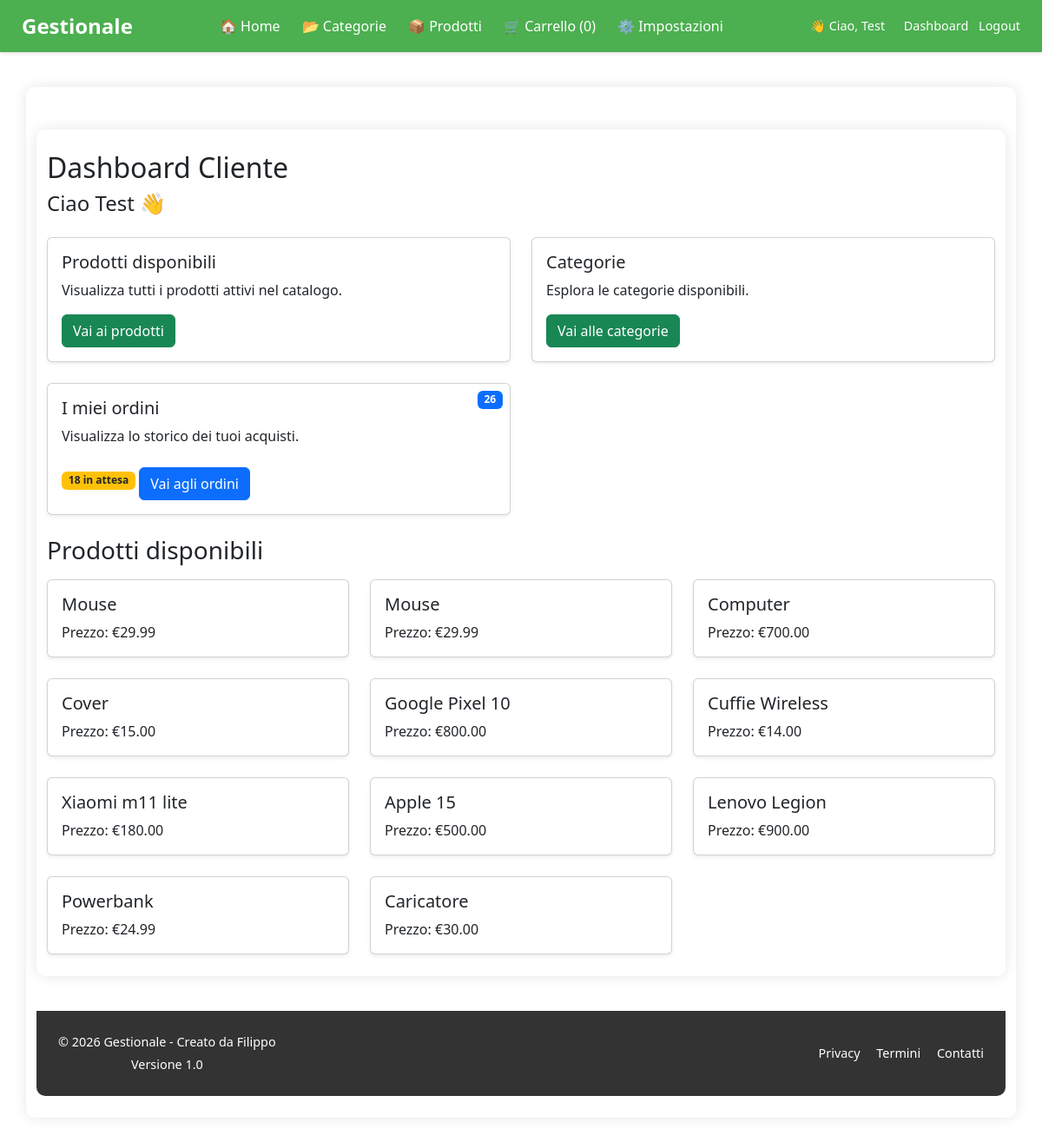
The page /dashboard_cliente (signed in) on the database its author committed.
### app/models.py (models this page shows, shortened)
class User(UserMixin, db.Model):
    id = db.Column(db.Integer, primary_key=True)
    username = db.Column(db.String(80), unique=True, nullable=False)
    email = db.Column(db.String(120), unique=True, nullable=False)
    password_hash = db.Column(db.String(200), nullable=False)
    ruolo = db.Column(db.String(20), nullable=False, default="CLIENTE")  # CLIENTE, FORNITORE, ADMIN
    ragione_sociale = db.Column(db.String(100))
    partita_iva = db.Column(db.String(20))
    telefono = db.Column(db.String(20))
    prodotti = db.relationship(
        'Prodotto',
        secondary=fornitore_prodotto,
        back_populates='fornitori'
    )

class Prodotto(db.Model):
    id = db.Column(db.Integer, primary_key=True)
    codice = db.Column(db.String(50), unique=True, nullable=False)
    nome = db.Column(db.String(200), nullable=False)
    descrizione = db.Column(db.Text)
    prezzo = db.Column(db.Numeric(10, 2), nullable=False)
    quantita = db.Column(db.Integer, default=0)
    attivo = db.Column(db.Boolean, default=True)
    categoria_id = db.Column(db.Integer, db.ForeignKey('categoria.id'), nullable=False)
    fornitori = db.relationship(
        'User',
        secondary=fornitore_prodotto,
        back_populates='prodotti'
    )

### app/routes.py (the view)
@main.route('/dashboard_cliente')
@login_required
@cliente_required
def dashboard_cliente():
    prodotti = Prodotto.query.filter_by(attivo=True).all()
    totale_ordini = Ordine.query.filter_by(cliente_id=current_user.id).count()
    pending_ordini = Ordine.query.filter_by(cliente_id=current_user.id, stato="PENDING").count()
    ultimi_pending = Ordine.query.filter_by(cliente_id=current_user.id, stato="PENDING") \
                                 .order_by(Ordine.data_ordine.desc()) \
                                 .limit(3).all()
    return render_template('dashboard/dashboard_cliente.html', prodotti=prodotti, totale_ordini=totale_ordini, pending_ordini=pending_ordini, ultimi_pending=ultimi_pending)

### app/__init__.py (called while the page is built)
def create_app():
    app = Flask(__name__)
    env = os.getenv('FLASK_ENV', 'development')
    app.config.from_object(config[env])
    stripe.api_key = app.config['STRIPE_SECRET_KEY']
    mail.init_app(app)
    db.init_app(app)
    migrate.init_app(app, db)
    login_manager.init_app(app)
    from app.models import User
    @login_manager.user_loader
    def load_user(user_id):
        return User.query.get(int(user_id))
    from app.auth.routes import auth
    app.register_blueprint(auth)
    from app.webhook import webhook_bp
    app.register_blueprint(webhook_bp)
    from app.routes import main
    app.register_blueprint(main)
    return app

### app/templates/dashboard/dashboard_cliente.html (shortened to what this page needs)
{% extends 'layout/base.html' %}
{% block content %}
<div class="container mt-4">
    <h2 class="mb-2">Dashboard Cliente</h2>
    <h4 class="mb-4">Ciao {{ current_user.username }} 👋</h4>
    <div class="row row-cols-1 row-cols-md-2 g-4 mb-4">
        <div class="col">
            <div class="card h-100 shadow-sm">
                <div class="card-body">
                    <h5 class="card-title">Prodotti disponibili</h5>
                    <p class="card-text">Visualizza tutti i prodotti attivi nel catalogo.</p>
                    <a href="{{ url_for('main.prodotti') }}" class="btn btn-success">Vai ai prodotti</a>
                </div>
            </div>
        </div>
        <div class="col">
            <div class="card h-100 shadow-sm">
                <div class="card-body">
                    <h5 class="card-title">Categorie</h5>
                    <p class="card-text">Esplora le categorie disponibili.</p>
                    <a href="{{ url_for('main.categorie') }}" class="btn btn-success">Vai alle categorie</a>
                </div>
            </div>
        </div>
        <div class="col">
            <div class="card h-100 shadow-sm position-relative">
                <span class="badge bg-primary position-absolute top-0 end-0 m-2">
                    {{ totale_ordini }}
                </span>
                <div class="card-body">
                    <h5 class="card-title">I miei ordini</h5>
                    <p class="card-text">Visualizza lo storico dei tuoi acquisti.</p>
                    {% if pending_ordini > 0 %}
                        <span class="badge bg-warning text-dark mb-2">
                            {{ pending_ordini }} in attesa
                        </span>
                    {% endif %}
                    <a href="{{ url_for('main.i_miei_ordini') }}" class="btn btn-primary mt-2">
                        Vai agli ordini
                    </a>
                </div>
            </div>
        </div>
    </div>
    <h3 class="mb-3">Prodotti disponibili</h3>
    <div class="row row-cols-1 row-cols-sm-2 row-cols-md-3 g-4">
        {% for prodotto in prodotti %}
            <div class="col">
                <a href="{{ url_for('main.dettaglio_prodotto', id=prodotto.id) }}" class="text-decoration-none text-dark">
                    <div class="card h-100 shadow-sm hover-card">
                        <div class="card-body">
                            <h5 class="card-title">{{ prodotto.nome }}</h5>
                            <p class="card-text">Prezzo: €{{ prodotto.prezzo }}</p>
                        </div>
                    </div>
                </a>
            </div>
        {% else %}
            <div class="col">
                <p class="text-muted">Nessun prodotto disponibile</p>
            </div>
        {% endfor %}
    </div>
</div>
{% endblock %}

### app/templates/layout/base.html (shortened to what this page needs)
<!DOCTYPE html>
<html lang="it">
<head>
    <link rel="stylesheet" href="{{ url_for('static', filename='style.css') }}">
    <link href="https://cdn.jsdelivr.net/npm/bootstrap@5.2.3/dist/css/bootstrap.min.css" rel="stylesheet">
</head>
<body>
    <nav class="navbar-desktop">
        <div class="navbar-container">
            <a href="{{ url_for('main.home') }}" class="nav-logo">Gestionale</a>
            <ul class="nav-links">
                <li><a href="{{ url_for('main.home') }}">🏠 Home</a></li>
                <li><a href="{{ url_for('main.categorie') }}" class="activate">📂 Categorie</a></li>
                <li><a href="{{ url_for('main.prodotti') }}">📦 Prodotti</a></li>
                {% if current_user.is_authenticated and current_user.ruolo == 'CLIENTE' %}
                <li>
                    <a href="{{ url_for('main.cart_view') }}">
                        🛒 Carrello
                        ({{ session.get('cart')|length if session.get('cart') else 0 }})
                    </a>
                </li>
                {% endif %}
                <li><a href="#">⚙️ Impostazioni</a></li>
            </ul>
            <div class="nav-auth">
                {% if current_user.is_authenticated %}
                    <span class="me-2">👋 Ciao, {{ current_user.username }}</span>
                    {% if current_user.ruolo == 'ADMIN' %}
                        <a href="{{ url_for('main.dashboard_admin') }}">Dashboard</a>
                    {% elif current_user.ruolo == 'FORNITORE' %}
                        <a href="{{ url_for('main.dashboard_fornitore') }}">Dashboard</a>
                    {% elif current_user.ruolo == 'CLIENTE' %}
                        <a href="{{ url_for('main.dashboard_cliente') }}">Dashboard</a>
                    {% endif %}
                    <a href="{{ url_for('auth.logout') }}" class="ms-2">Logout</a>
                {% else %}
                    <a href="{{ url_for('auth.login') }}">Accedi</a> |
                    <a href="{{ url_for('auth.register') }}">Registrati</a>
                {% endif %}
            </div>
        </div>
    </nav>
    <div class="container">
        <main>
            {% block content %}{% endblock %}
        </main>
        <footer class="footer">
            <div class="footer-container">
                <div class="footer-left">
                    <p>© 2026 Gestionale - Creato da Filippo</p>
                    <p>Versione 1.0</p>
                </div>
                <div class="footer-right">
                    <a href="#">Privacy</a>
                    <a href="#">Termini</a>
                    <a href="#">Contatti</a>
                </div>
            </div>
        </footer>
    </div>
</body>
</html>

### app/static/style.css (style rules this page uses)
body { font-family: Arial, sans-serif; margin: 0; background-color: #f4f4f4; }
.container { max-width: 900px; margin: 40px auto; background: white; padding: 25px; border-radius: 10px; box-shadow: 0 0 15px rgba(0,0,0,0.1); }
header, footer { background-color: #333; color: white; text-align: center; }
.footer { background-color: #333; color: white; padding: 20px 25px; margin-top: 40px; border-radius: 0 0 10px 10px; font-size: 0.9rem; }
.footer-container { display: flex; justify-content: space-between; align-items: center; flex-wrap: wrap; }
.footer-left p { margin: 5px 0; }
.footer-right a { color: white; text-decoration: none; margin-left: 15px; font-weight: 500; }
.badge { padding: 4px 8px; border-radius: 4px; font-size: 0.8rem; color: white; }
.navbar-desktop { background-color: #4CAF50; padding: 12px 25px; color: white; box-shadow: 0 2px 4px rgba(0,0,0,0.1); position: sticky; top: 0; z-index: 1000; }
.navbar-container { display: flex; justify-content: space-between; align-items: center; }
.nav-logo { font-size: 1.5rem; font-weight: bold; color: white; text-decoration: none; }
.nav-links { list-style: none; display: flex; gap: 25px; margin: 0; padding: 0; }
.nav-links li a { color: white; text-decoration: none; font-weight: 500; font-size: 1rem; }
.nav-auth { font-size: 0.9rem; }
.nav-auth a { color: white; text-decoration: none; margin-left: 10px; }
.btn { background-color: #007bff; color: white; padding: 10px 20px; border: none; border-radius: 4px; cursor: pointer; }
.btn-primary { background-color: #007bff; color: white; padding: 8px 15px; border-radius: 5px; text-decoration: none; }
.badge { padding: 3px 8px; border-radius: 4px; font-size: 12px; color: white; }
.btn { padding: 10px 18px; font-size: 16px; border: none; border-radius: 4px; cursor: pointer; text-decoration: none; display: inline-block; background-color: green; }
.btn-success { background-color: #28a745; color: white; }
.hover-card { transition: all 0.2s ease-in-out; }

### rows shown on the page
User: username "Test"
Prodotto: nome "Mouse", prezzo "29.99"
Prodotto: nome "Mouse", prezzo "29.99"
Prodotto: nome "Computer", prezzo "700.00"
Prodotto: nome "Cover", prezzo "15.00"
Prodotto: nome "Google Pixel 10", prezzo "800.00"
Prodotto: nome "Cuffie Wireless", prezzo "14.00"
Prodotto: nome "Xiaomi m11 lite", prezzo "180.00"
Prodotto: nome "Apple 15", prezzo "500.00"
Prodotto: nome "Lenovo Legion", prezzo "900.00"
Prodotto: nome "Powerbank", prezzo "24.99"
Prodotto: nome "Caricatore", prezzo "30.00"

### other values the page prints
{{ session.get('cart')|length if session.get('cart') else 0 }} "0"
{{ totale_ordini }} "26"
{{ pending_ordini }} "18"
